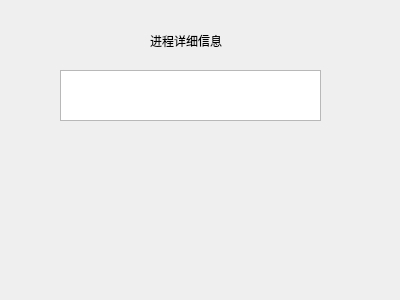
<?xml version="1.0" encoding="UTF-8"?>
<ui version="4.0">
 <class>ProcPageDialog</class>
 <widget class="QDialog" name="ProcPageDialog">
  <property name="geometry">
   <rect>
    <x>0</x>
    <y>0</y>
    <width>400</width>
    <height>300</height>
   </rect>
  </property>
  <property name="windowTitle">
   <string>Dialog</string>
  </property>
  <widget class="QLabel" name="label">
   <property name="geometry">
    <rect>
     <x>150</x>
     <y>30</y>
     <width>81</width>
     <height>21</height>
    </rect>
   </property>
   <property name="text">
    <string>进程详细信息</string>
   </property>
  </widget>
  <widget class="QTextBrowser" name="textBrowser">
   <property name="geometry">
    <rect>
     <x>60</x>
     <y>70</y>
     <width>261</width>
     <height>51</height>
    </rect>
   </property>
  </widget>
 </widget>
 <resources/>
 <connections/>
</ui>
